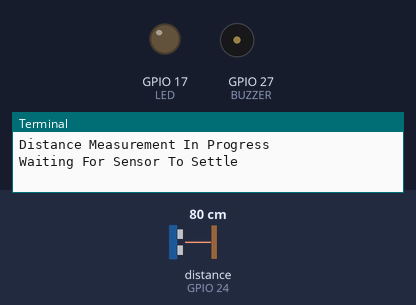
The program below on a simulated Raspberry Pi (BCM pin numbers). Parts: output pins drawn as LEDs (lit = HIGH), buzzer (waves = sounding, pin HIGH), the last lines printed to the terminal. The inputs (shaded band) are chosen by the test bench; at power-on: distance to the obstacle (sensor on GPIO 24) 80 cm. The echo pulse lasts 58.3 µs per cm; the clock reads 2024-03-15 10:24:30 at power-on unless the program sets it; pins used as bus, display or sensor lines are not drawn.

Above: at 1.2 s.
1.3 s: distance to the obstacle (sensor on GPIO 24) set to 22 cm
5.5 s: distance to the obstacle (sensor on GPIO 24) set to 18 cm
At 6.6 s:
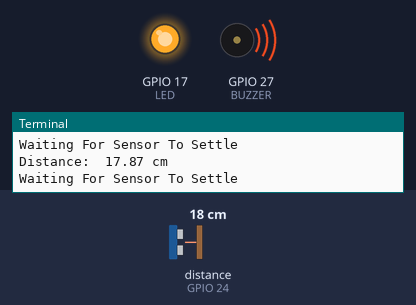
8.5 s: distance to the obstacle (sensor on GPIO 24) set to 35 cm
At 11.1 s:
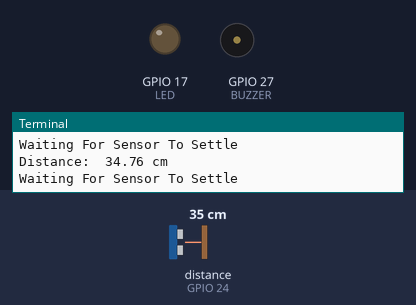
11.5 s: distance to the obstacle (sensor on GPIO 24) set to 2 cm
At 12.6 s:
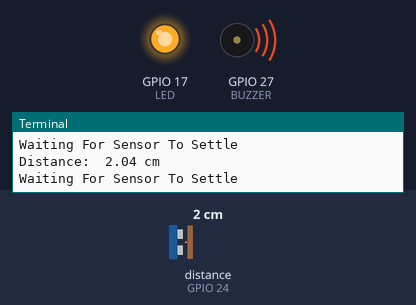
Timing chart, 0 to 14.5 s (numbered marks = the images above; inputs shaded):
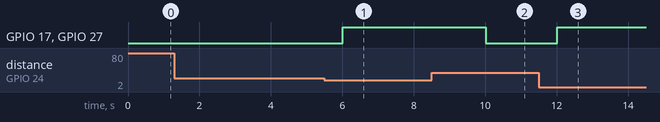

Measured:
- the behaviour switches between 21 and 20 cm on distance to the obstacle (sensor on GPIO 24) (found by bisection; images 0 and 1)
- after the input at 5.5 s, GPIO 17 (LED), GPIO 27 (BUZZER): LOW → HIGH after 0.51 s
- after the input at 8.5 s, GPIO 17 (LED), GPIO 27 (BUZZER): HIGH → LOW after 1.5 s
- after the input at 11.5 s, GPIO 17 (LED), GPIO 27 (BUZZER): LOW → HIGH after 0.51 s

The program:

ultrasonic_led.py
```python
import RPi.GPIO as GPIO
import time
GPIO.setmode(GPIO.BCM)

TRIG = 23
ECHO = 24
LED = 17
BUZZER = 27

print ("Distance Measurement In Progress")

GPIO.setup(TRIG,GPIO.OUT)
GPIO.setup(ECHO,GPIO.IN)
GPIO.setup(LED,GPIO.OUT)
GPIO.setup(BUZZER,GPIO.OUT)

try:
    while True:

        GPIO.output(TRIG, False)
        print ("Waiting For Sensor To Settle")
        time.sleep(2)

        GPIO.output(TRIG, True)
        time.sleep(0.00001)
        GPIO.output(TRIG, False)

        while GPIO.input(ECHO)==0:
            pulse_start = time.time()

        while GPIO.input(ECHO)==1:
            pulse_end = time.time()

        pulse_duration = pulse_end - pulse_start

        distance = pulse_duration * 17000

        distance = round(distance, 2)

        if (distance < 20):
            GPIO.output(LED, GPIO.HIGH)
            GPIO.output(BUZZER, GPIO.HIGH)
        else:
            GPIO.output(LED, GPIO.LOW)
            GPIO.output(BUZZER, GPIO.LOW)

        print ("Distance: ",distance,"cm")

except KeyboardInterrupt:
    print("Cleaning up!")
    GPIO.cleanup()
finally:
    GPIO.cleanup()
    print("final cleanup")
```
